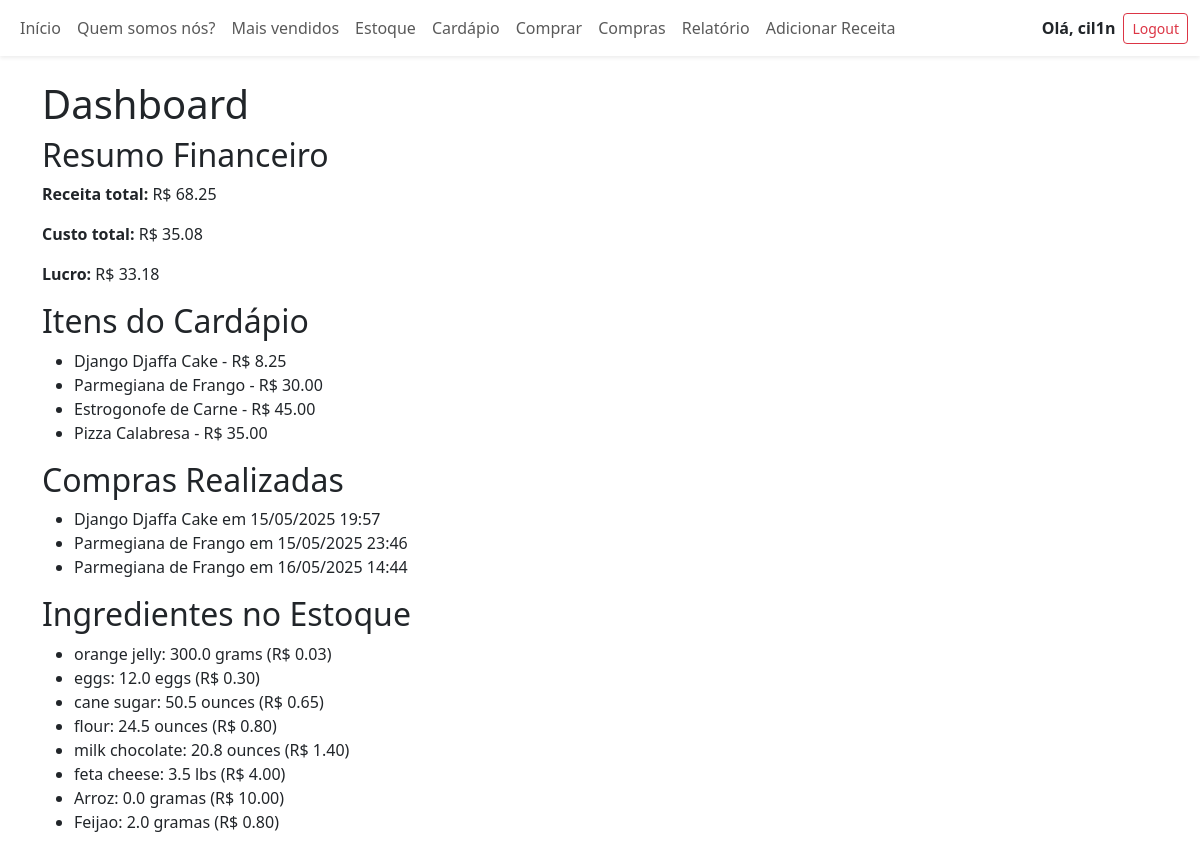
Page /inventory/dashboard/ (signed in) on the committed database.
### inventory/models.py (models this page shows, shortened)
class MenuItem(models.Model):
    title = models.CharField(max_length=100, unique=True)
    price = models.DecimalField(max_digits=8, decimal_places=2)
    image = models.ImageField(upload_to='menu/', null=True, blank=True)

class Purchase(models.Model):
    menu_item = models.ForeignKey(MenuItem, on_delete=models.CASCADE)
    timestamp = models.DateTimeField(auto_now_add=True)

class Ingredient(models.Model):
    name = models.CharField(max_length=100, unique=True)
    quantity = models.FloatField(help_text="Quantidade disponível em estoque")
    unit = models.CharField(max_length=20, help_text="Ex: gramas, litros, unidades")
    price_per_unit = models.DecimalField(max_digits=8, decimal_places=2)

### inventory/views.py (the view)
# urls.py: path('dashboard/', DashboardView.as_view(), name='dashboard'),
class DashboardView(LoginRequiredMixin, TemplateView):
    template_name = "inventory/dashboard.html"
    def get_context_data(self, **kwargs):
        context = super().get_context_data(**kwargs)
        context['inventory'] = Ingredient.objects.all()
        context['purchases'] = Purchase.objects.select_related('menu_item').all()
        context['menu_items'] = MenuItem.objects.prefetch_related('requirements__ingredient').all()
        total_revenue = Purchase.objects.aggregate(
            total_revenue=Sum(F('menu_item__price'))
        )['total_revenue'] or Decimal('0.00')
        total_cost = Decimal('0.00')
        for purchase in context['purchases']:
            for req in purchase.menu_item.requirements.all():
                total_cost += Decimal(req.quantity) * req.ingredient.price_per_unit
        profit = total_revenue - total_cost
        context['total_revenue'] = total_revenue
        context['total_cost'] = total_cost
        context['profit'] = profit
        return context

### inventory/templates/inventory/dashboard.html (shortened to what this page needs)
{% extends "inventory/base.html" %}
{% block content %}
  <h1>Dashboard</h1>
  <h2>Resumo Financeiro</h2>
  <p><strong>Receita total:</strong> R$ {{ total_revenue|floatformat:2 }}</p>
  <p><strong>Custo total:</strong> R$ {{ total_cost|floatformat:2 }}</p>
  <p><strong>Lucro:</strong> R$ {{ profit|floatformat:2 }}</p>
  <h2>Itens do Cardápio</h2>
  <ul>
    {% for item in menu_items %}
      <li>{{ item.title }} - R$ {{ item.price|floatformat:2 }}</li>
    {% empty %}
      <li>Sem itens no cardápio.</li>
    {% endfor %}
  </ul>
  <h2>Compras Realizadas</h2>
  <ul>
    {% for p in purchases %}
      <li>{{ p.menu_item.title }} em {{ p.timestamp|date:"d/m/Y H:i" }}</li>
    {% empty %}
      <li>Sem compras registradas.</li>
    {% endfor %}
  </ul>
  <h2>Ingredientes no Estoque</h2>
  <ul>
    {% for ing in inventory %}
      <li>{{ ing.name }}: {{ ing.quantity }} {{ ing.unit }} (R$ {{ ing.price_per_unit|floatformat:2 }})</li>
    {% empty %}
      <li>Sem ingredientes no estoque.</li>
    {% endfor %}
  </ul>
{% endblock %}

### inventory/templates/inventory/base.html (shortened to what this page needs)
{% load static %}
<!DOCTYPE html>
<html lang="pt-BR">
<head>
  <link href="https://cdn.jsdelivr.net/npm/bootstrap@5.3.3/dist/css/bootstrap.min.css" rel="stylesheet">
</head>
<body>
  <nav class="navbar navbar-expand-lg navbar-light bg-white mb-4 shadow-sm">
  <div class="container-fluid">
    <div class="collapse navbar-collapse">
      <ul class="navbar-nav me-auto mb-2 mb-lg-0">
        <li class="nav-item"><a class="nav-link" href="#intro">Início</a></li>
        <li class="nav-item"><a class="nav-link" href="#quemsomos">Quem somos nós?</a></li>
        <li class="nav-item"><a class="nav-link" href="#bestsellers">Mais vendidos</a></li>
        <li class="nav-item"><a class="nav-link" href="{% url 'inventory:ingredients' %}">Estoque</a></li>
        <li class="nav-item"><a class="nav-link" href="{% url 'inventory:menu' %}">Cardápio</a></li>
        <li class="nav-item"><a class="nav-link" href="{% url 'inventory:purchase-add' %}">Comprar</a></li>
        <li class="nav-item"><a class="nav-link" href="{% url 'inventory:purchases' %}">Compras</a></li>
        <li class="nav-item"><a class="nav-link" href="{% url 'inventory:dashboard' %}">Relatório</a></li>
        <li class="nav-item"><a class="nav-link" href="{% url 'inventory:reciperequirement-add' %}">Adicionar Receita</a></li>
      </ul>
      <div class="d-flex align-items-center ms-auto">
        {% if user.is_authenticated %}
          <span class="me-2 fw-bold text-dark">Olá, {{ user.username }}</span>
          <form method="POST" action="{% url 'inventory:logout' %}">
            <button class="btn btn-outline-danger btn-sm" type="submit">Logout</button>
          </form>
        {% else %}
          <a href="{% url 'inventory:login' %}" class="btn btn-outline-primary btn-sm">Login</a>
        {% endif %}
      </div>
    </div>
  </div>
</nav>
  <div class="container">
    {% block content %}
    {% endblock %}
  </div>
</body>
</html>

### rows in the picture
MenuItem: title "Django Djaffa Cake", price "8.25"
MenuItem: title "Parmegiana de Frango", price "30.00"
MenuItem: title "Estrogonofe de Carne", price "45.00"
MenuItem: title "Pizza Calabresa", price "35.00"
Purchase: menu_item "Django Djaffa Cake", timestamp "15/05/2025 19:57"
Purchase: menu_item "Parmegiana de Frango", timestamp "15/05/2025 23:46"
Purchase: menu_item "Parmegiana de Frango", timestamp "16/05/2025 14:44"
Ingredient: name "orange jelly", quantity "300.0", unit "grams", price_per_unit "0.03"
Ingredient: name "eggs", quantity "12.0", unit "eggs", price_per_unit "0.30"
Ingredient: name "cane sugar", quantity "50.5", unit "ounces", price_per_unit "0.65"
Ingredient: name "flour", quantity "24.5", unit "ounces", price_per_unit "0.80"
Ingredient: name "milk chocolate", quantity "20.8", unit "ounces", price_per_unit "1.40"
Ingredient: name "feta cheese", quantity "3.5", unit "lbs", price_per_unit "4.00"
Ingredient: name "Arroz", quantity "0.0", unit "gramas", price_per_unit "10.00"
Ingredient: name "Feijao", quantity "2.0", unit "gramas", price_per_unit "0.80"

### other values in the picture
{{ user.username }} "cil1n"
{{ total_revenue|floatformat:2 }} "68.25"
{{ total_cost|floatformat:2 }} "35.08"
{{ profit|floatformat:2 }} "33.18"
